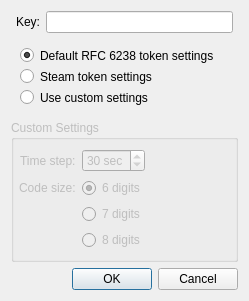
<?xml version="1.0" encoding="UTF-8"?>
<ui version="4.0">
 <class>TotpSetupDialog</class>
 <widget class="QDialog" name="TotpSetupDialog">
  <property name="geometry">
   <rect>
    <x>0</x>
    <y>0</y>
    <width>249</width>
    <height>278</height>
   </rect>
  </property>
  <property name="windowTitle">
   <string>Setup TOTP</string>
  </property>
  <layout class="QVBoxLayout" name="verticalLayout">
   <item>
    <layout class="QHBoxLayout" name="horizontalLayout_2">
     <property name="leftMargin">
      <number>5</number>
     </property>
     <property name="rightMargin">
      <number>5</number>
     </property>
     <item>
      <widget class="QLabel" name="label_3">
       <property name="text">
        <string>Key:</string>
       </property>
      </widget>
     </item>
     <item>
      <widget class="QLineEdit" name="seedEdit"/>
     </item>
    </layout>
   </item>
   <item>
    <widget class="QGroupBox" name="groupBox">
     <property name="styleSheet">
      <string notr="true">border:none</string>
     </property>
     <property name="title">
      <string/>
     </property>
     <property name="flat">
      <bool>false</bool>
     </property>
     <property name="checkable">
      <bool>false</bool>
     </property>
     <layout class="QVBoxLayout" name="verticalLayout_3">
      <item>
       <widget class="QRadioButton" name="radioDefault">
        <property name="text">
         <string>Default RFC 6238 token settings</string>
        </property>
        <property name="checked">
         <bool>true</bool>
        </property>
        <attribute name="buttonGroup">
         <string notr="true">settingsButtonGroup</string>
        </attribute>
       </widget>
      </item>
      <item>
       <widget class="QRadioButton" name="radioSteam">
        <property name="text">
         <string>Steam token settings</string>
        </property>
        <attribute name="buttonGroup">
         <string notr="true">settingsButtonGroup</string>
        </attribute>
       </widget>
      </item>
      <item>
       <widget class="QRadioButton" name="radioCustom">
        <property name="text">
         <string>Use custom settings</string>
        </property>
        <attribute name="buttonGroup">
         <string notr="true">settingsButtonGroup</string>
        </attribute>
       </widget>
      </item>
     </layout>
    </widget>
   </item>
   <item>
    <widget class="QGroupBox" name="customGroup">
     <property name="enabled">
      <bool>false</bool>
     </property>
     <property name="styleSheet">
      <string notr="true"/>
     </property>
     <property name="title">
      <string>Custom Settings</string>
     </property>
     <layout class="QFormLayout" name="formLayout_3">
      <property name="fieldGrowthPolicy">
       <enum>QFormLayout::ExpandingFieldsGrow</enum>
      </property>
      <property name="rowWrapPolicy">
       <enum>QFormLayout::DontWrapRows</enum>
      </property>
      <property name="labelAlignment">
       <set>Qt::AlignRight|Qt::AlignTop|Qt::AlignTrailing</set>
      </property>
      <property name="leftMargin">
       <number>5</number>
      </property>
      <property name="rightMargin">
       <number>5</number>
      </property>
      <item row="1" column="0">
       <widget class="QLabel" name="stepLabel">
        <property name="text">
         <string>Time step:</string>
        </property>
       </widget>
      </item>
      <item row="1" column="1">
       <widget class="QSpinBox" name="stepSpinBox">
        <property name="suffix">
         <string comment="Seconds"> sec</string>
        </property>
        <property name="minimum">
         <number>1</number>
        </property>
        <property name="maximum">
         <number>60</number>
        </property>
        <property name="value">
         <number>30</number>
        </property>
       </widget>
      </item>
      <item row="2" column="0">
       <widget class="QLabel" name="digitsLabel">
        <property name="text">
         <string>Code size:</string>
        </property>
       </widget>
      </item>
      <item row="2" column="1">
       <widget class="QRadioButton" name="radio6Digits">
        <property name="text">
         <string>6 digits</string>
        </property>
        <property name="checked">
         <bool>true</bool>
        </property>
       </widget>
      </item>
      <item row="3" column="1">
       <widget class="QRadioButton" name="radio7Digits">
        <property name="text">
         <string>7 digits</string>
        </property>
       </widget>
      </item>
      <item row="4" column="1">
       <widget class="QRadioButton" name="radio8Digits">
        <property name="text">
         <string>8 digits</string>
        </property>
       </widget>
      </item>
     </layout>
    </widget>
   </item>
   <item>
    <widget class="QDialogButtonBox" name="buttonBox">
     <property name="orientation">
      <enum>Qt::Horizontal</enum>
     </property>
     <property name="standardButtons">
      <set>QDialogButtonBox::Cancel|QDialogButtonBox::Ok</set>
     </property>
    </widget>
   </item>
  </layout>
 </widget>
 <tabstops>
  <tabstop>seedEdit</tabstop>
  <tabstop>radioDefault</tabstop>
  <tabstop>radioSteam</tabstop>
  <tabstop>radioCustom</tabstop>
  <tabstop>stepSpinBox</tabstop>
  <tabstop>radio6Digits</tabstop>
  <tabstop>radio7Digits</tabstop>
  <tabstop>radio8Digits</tabstop>
 </tabstops>
 <resources/>
 <connections/>
 <buttongroups>
  <buttongroup name="settingsButtonGroup"/>
 </buttongroups>
</ui>
